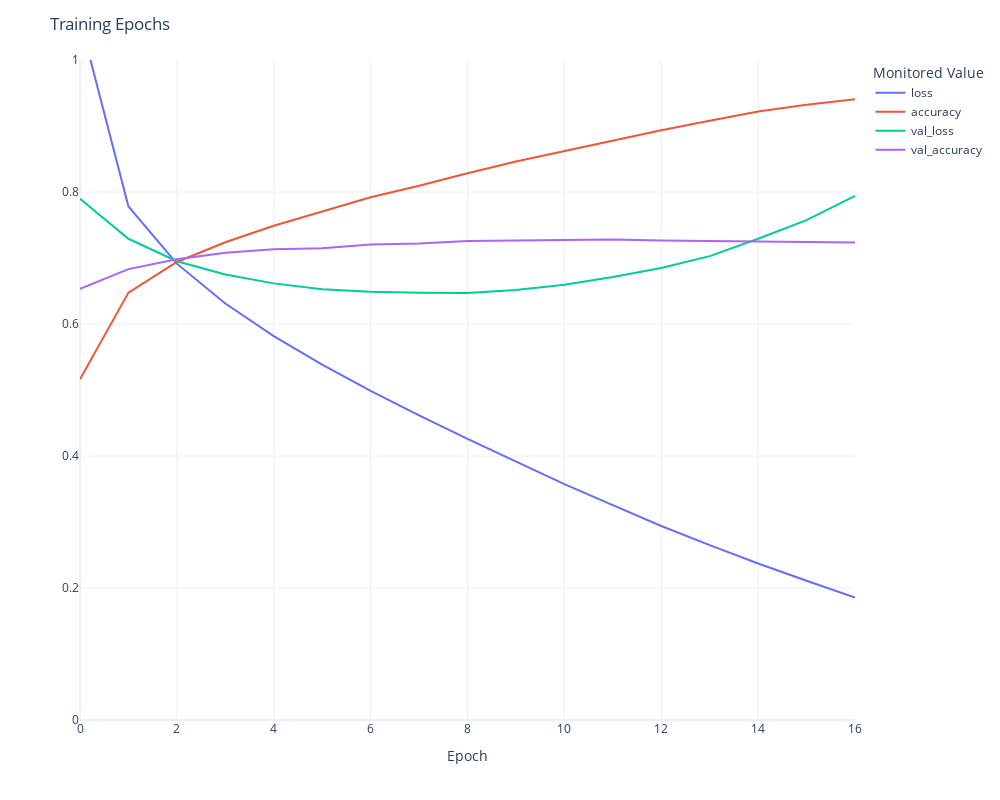

Notebook code cell kept with this figure:
### Code cell
import plotly.express as px

fig = px.line(history.history, height = 800, width = 1000)
fig.update_layout(
    template = "plotly_white", 
    yaxis_title='',
    xaxis_title='Epoch',
    yaxis_range=(0, 1),
    title = "Training Epochs",
    legend_title = "Monitored Value"
)

### Figure 1 — Plotly figure (JSON) as saved in the notebook; plotly's stock layout.template omitted (floating-point values rounded to 4 significant figures)
{"data": [{"hovertemplate": "variable=loss<br>index=%{x}<br>value=%{y}<extra></extra>", "legendgroup": "loss", "line": {"color": "#636efa", "dash": "solid"}, "marker": {"symbol": "circle"}, "mode": "lines", "name": "loss", "orientation": "v", "showlegend": true, "type": "scatter", "x": [0, 1, 2, 3, 4, 5, 6, 7, 8, 9, 10, 11, 12, 13, 14, 15, 16], "xaxis": "x", "y": [1.061, 0.7782, 0.6914, 0.6311, 0.5818, 0.5386, 0.4988, 0.4617, 0.4259, 0.3915, 0.3575, 0.3255, 0.294, 0.265, 0.2372, 0.2109, 0.1857], "yaxis": "y"}, {"hovertemplate": "variable=accuracy<br>index=%{x}<br>value=%{y}<extra></extra>", "legendgroup": "accuracy", "line": {"color": "#EF553B", "dash": "solid"}, "marker": {"symbol": "circle"}, "mode": "lines", "name": "accuracy", "orientation": "v", "showlegend": true, "type": "scatter", "x": [0, 1, 2, 3, 4, 5, 6, 7, 8, 9, 10, 11, 12, 13, 14, 15, 16], "xaxis": "x", "y": [0.5162, 0.6476, 0.694, 0.7239, 0.7488, 0.7703, 0.7922, 0.8094, 0.8285, 0.8462, 0.8619, 0.8784, 0.8934, 0.908, 0.922, 0.9321, 0.9407], "yaxis": "y"}, {"hovertemplate": "variable=val_loss<br>index=%{x}<br>value=%{y}<extra></extra>", "legendgroup": "val_loss", "line": {"color": "#00cc96", "dash": "solid"}, "marker": {"symbol": "circle"}, "mode": "lines", "name": "val_loss", "orientation": "v", "showlegend": true, "type": "scatter", "x": [0, 1, 2, 3, 4, 5, 6, 7, 8, 9, 10, 11, 12, 13, 14, 15, 16], "xaxis": "x", "y": [0.7897, 0.7291, 0.6951, 0.6751, 0.6616, 0.6527, 0.6489, 0.6473, 0.6469, 0.6515, 0.6596, 0.6713, 0.6849, 0.7028, 0.7292, 0.7574, 0.7942], "yaxis": "y"}, {"hovertemplate": "variable=val_accuracy<br>index=%{x}<br>value=%{y}<extra></extra>", "legendgroup": "val_accuracy", "line": {"color": "#ab63fa", "dash": "solid"}, "marker": {"symbol": "circle"}, "mode": "lines", "name": "val_accuracy", "orientation": "v", "showlegend": true, "type": "scatter", "x": [0, 1, 2, 3, 4, 5, 6, 7, 8, 9, 10, 11, 12, 13, 14, 15, 16], "xaxis": "x", "y": [0.6532, 0.6831, 0.6981, 0.7079, 0.7131, 0.7146, 0.7206, 0.7221, 0.7258, 0.7266, 0.7273, 0.7281, 0.7266, 0.7258, 0.7243, 0.7243, 0.7236], "yaxis": "y"}], "layout": {"height": 800, "legend": {"title": {"text": "Monitored Value"}, "tracegroupgap": 0}, "margin": {"t": 60}, "title": {"text": "Training Epochs"}, "width": 1000, "xaxis": {"anchor": "y", "domain": [0, 1], "title": {"text": "Epoch"}}, "yaxis": {"anchor": "x", "domain": [0, 1], "range": [0, 1], "title": {"text": ""}}}}
